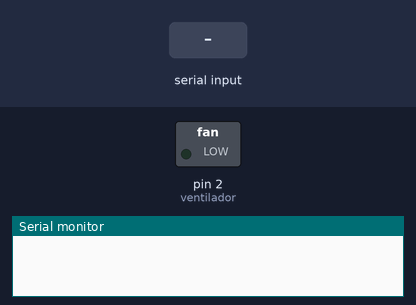
The sketch below on a simulated Arduino Uno, built with avr-gcc and run on an emulated ATmega328P. Shown: switched loads named in the sketch (green lamp = pin HIGH), the last lines printed to the serial monitor. The inputs (shaded band) are chosen by the test bench.

Above: at 1.2 s.
1.3 s: "1" received over the second serial link
At 2.4 s:
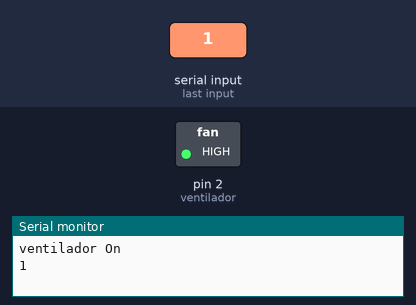
2.8 s: "0" received over the second serial link
At 3.6 s:
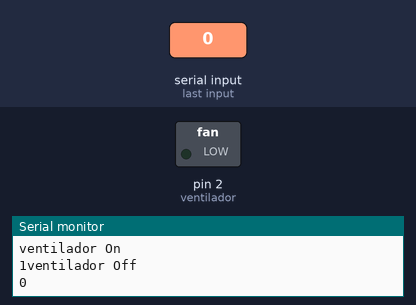
Timing chart, 0 to 5.8 s (numbered marks = the images above; inputs shaded):
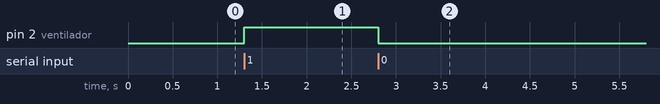

The sketch:

sketch_may31a.ino
```cpp
#include <SoftwareSerial.h>

SoftwareSerial bluetoothSerial(5, 6);  // RX, TX
int ventilador = 2;

void setup() {
  Serial.begin(9600);
  bluetoothSerial.begin(9600);  // Establece la velocidad de comunicación para el módulo HC-05
  pinMode(ventilador, OUTPUT); // Configura el pin del ventilador como salida
}

void loop() {

  if (bluetoothSerial.available()) {
    char data = bluetoothSerial.read();
    if (data == '1') { // Compara con un carácter en lugar de una cadena
      digitalWrite(ventilador, HIGH);
      Serial.println("ventilador On");
    } else {
      digitalWrite(ventilador, LOW);
      Serial.println("ventilador Off");
    }
    Serial.print(data);  // Muestra los datos recibidos desde el módulo HC-05 en el Monitor Serie
  }

  //para enviar datos desde el monitor serial
  if (Serial.available()) {
    char data = Serial.read();
    bluetoothSerial.print(data);  // Envía los datos desde el Monitor Serie al módulo HC-05
  }
}
```

Measured:
- after the input at 1.3 s, pin 2 (ventilador): LOW → HIGH at once
- after the input at 2.8 s, pin 2 (ventilador): HIGH → LOW at once
